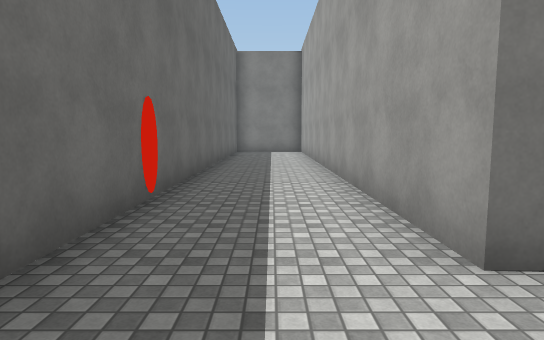
View 1 (above)

14 first-person views from a walk through a 3-D level made in the Unity game engine. The camera is 1.5 m above the floor, tilts 6° down and sees 75° across. The floor is counted in squares, 2 m on a side. Each view is taken from the middle of a square. On the plan, view 1 faces up. The plan holds only what a view shows up to about 11 squares ahead; the rest is blank. The place goes on beyond the plan. The player is left out. Some animated figures are left out. Surface patterns are stand-ins for the level's own textures.

View 2
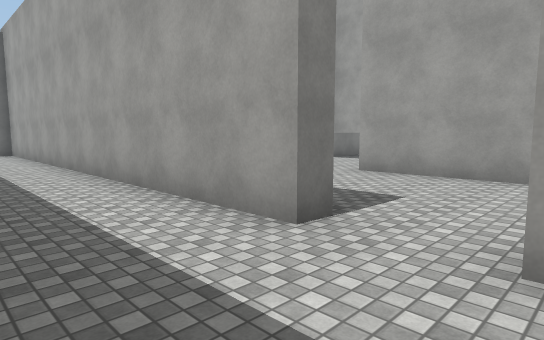

View 3
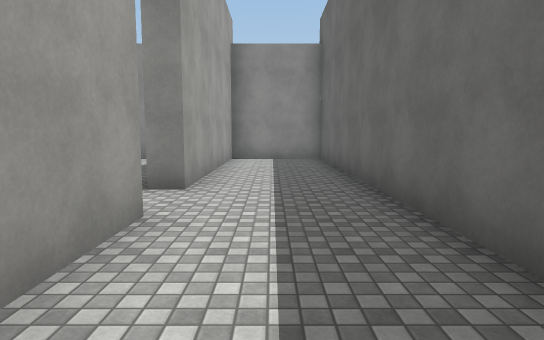

View 4
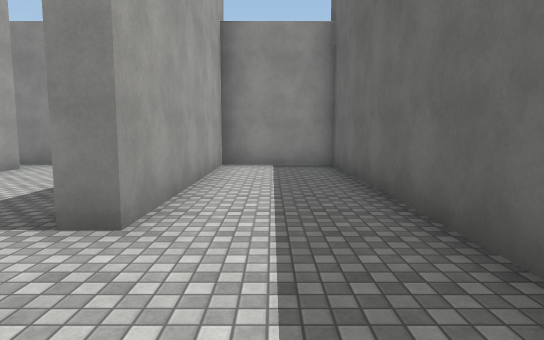

View 5
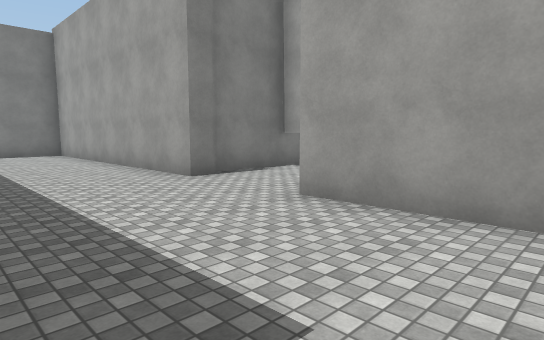

View 6
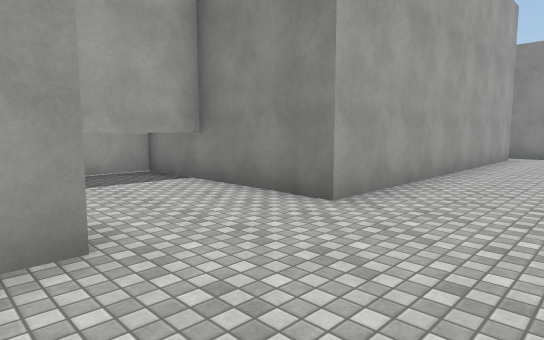

View 7
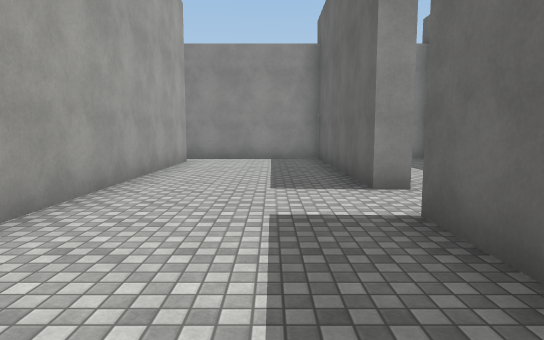

View 8
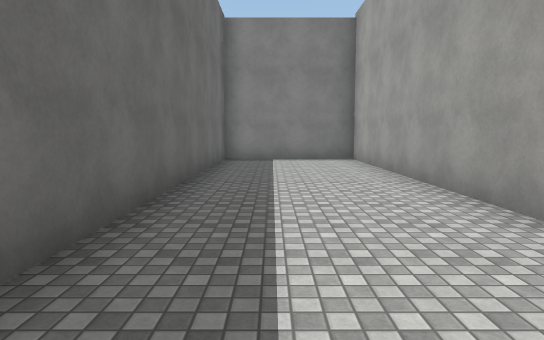

View 9
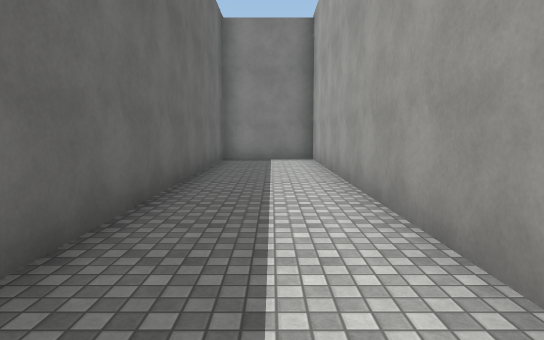

View 10
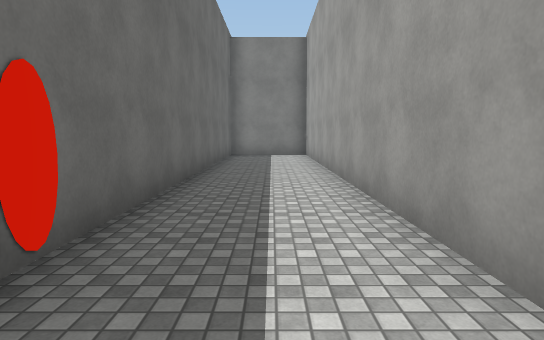

View 11
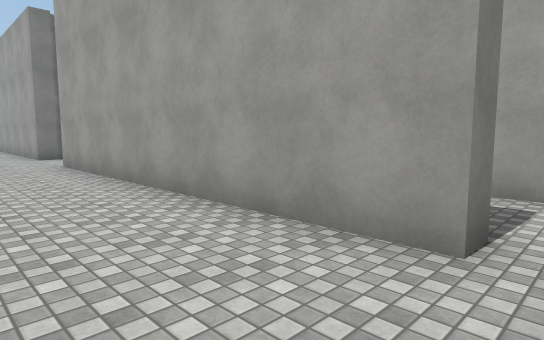

View 12
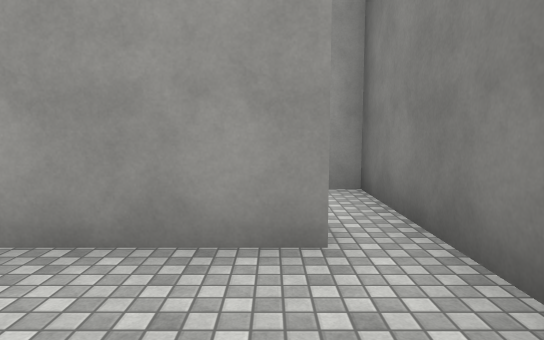

View 13
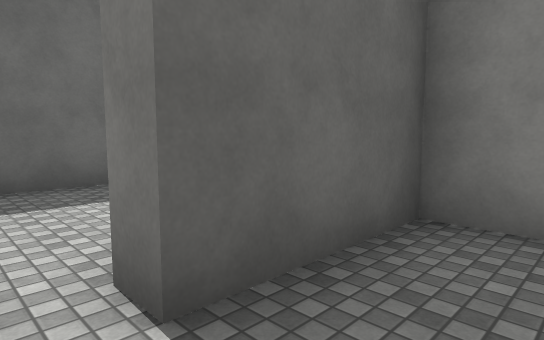

View 14
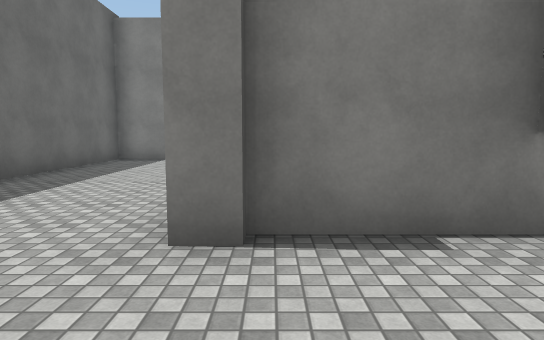

### Floor plan
Ten units are one square. View 1 is at (0, 0); x grows to the right and y downward. Boxes are objects, and circles mark ways between rooms. Rooms are numbered by the first view taken in them; rooms with no view inside come last. Other rooms are left out.
<svg viewBox="-20 -146 110 203">
<path fill="none" stroke="#000" d="M17 -19 12 -19 12 -141 -14 -141 -14 52 12 52 12 -3 17 -3M17 -34 17 -19M59 -63 53 -63 53 -141 17 -141 17 -56M79 -38 79 -66M17 -3 17 52 55 52M85 -66 58 -66M58 44 53 44 53 -38 85 -38M55 52 77 52 77 39M68 19 58 19 58 44"/>
<rect x="-15" y="-45" width="10" height="10" fill="#bbb"><title>other object</title></rect>
<circle cx="20" cy="-10" r="3" fill="#2a7"/>
<circle cx="60" cy="50" r="3" fill="#2a7"/>
<text x="0" y="-40">1</text>
<text x="40" y="-40">2</text>
<text x="70" y="40">3</text>
</svg>
Room 1 opens to room 2. Room 2 opens to room 3.

Where each view was taken, in squares from view 1:
view 1: 0 up, 0 right, facing up
view 2: 0 up, 1 left, facing up-right
view 3: 5 up, 0 right, facing down
view 4: 3 up, 0 right, facing down
view 5: 1 up, 2 right, facing up-right
view 6: 7 up, 3 right, facing down-right
view 7: 5 up, 3 right, facing down
view 8: 4 up, 3 right, facing up
view 9: 4 up, 0 right, facing up
view 10: 2 up, 0 right, facing up
view 11: 5 down, 3 right, facing up-right
view 12: 4 down, 3 right, facing right
view 13: 5 down, 7 right, facing up-left
view 14: 4 up, 6 right, facing up
